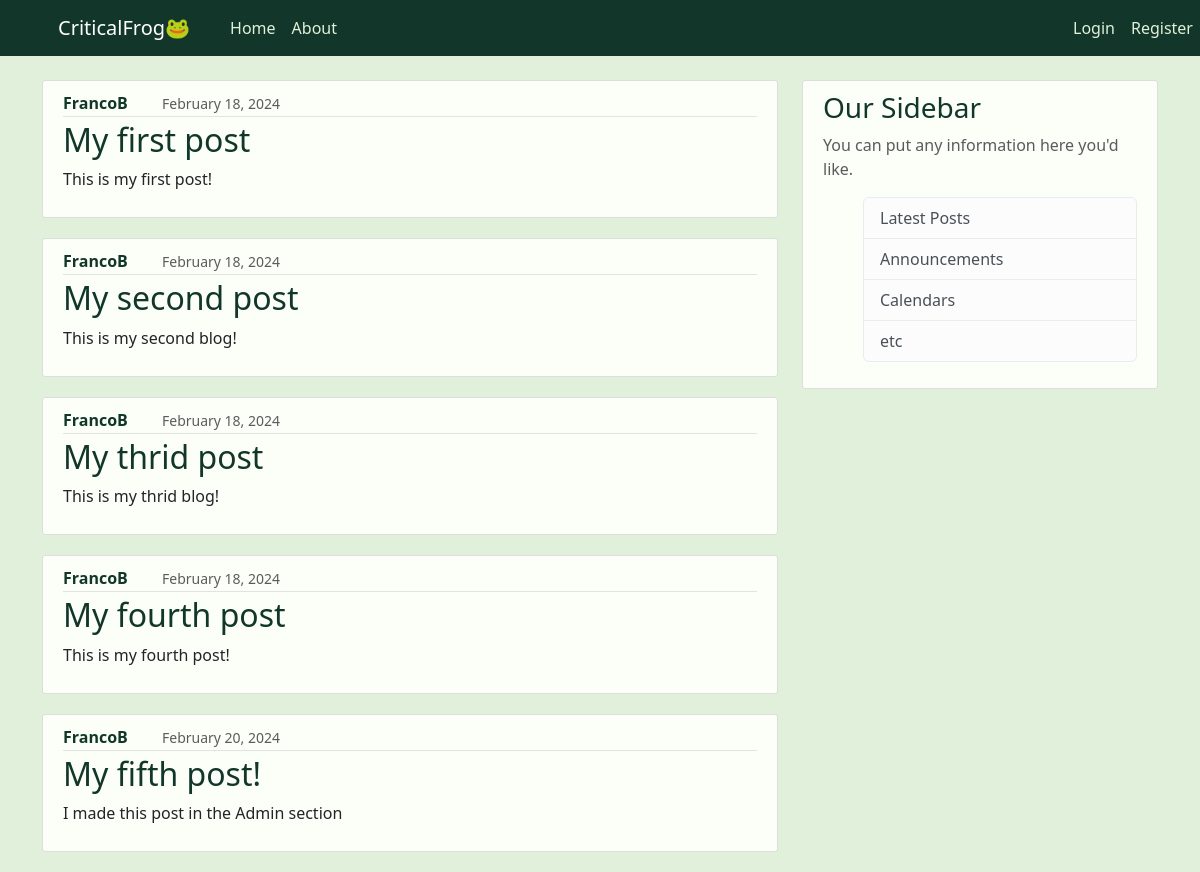
The app's page /, older data.
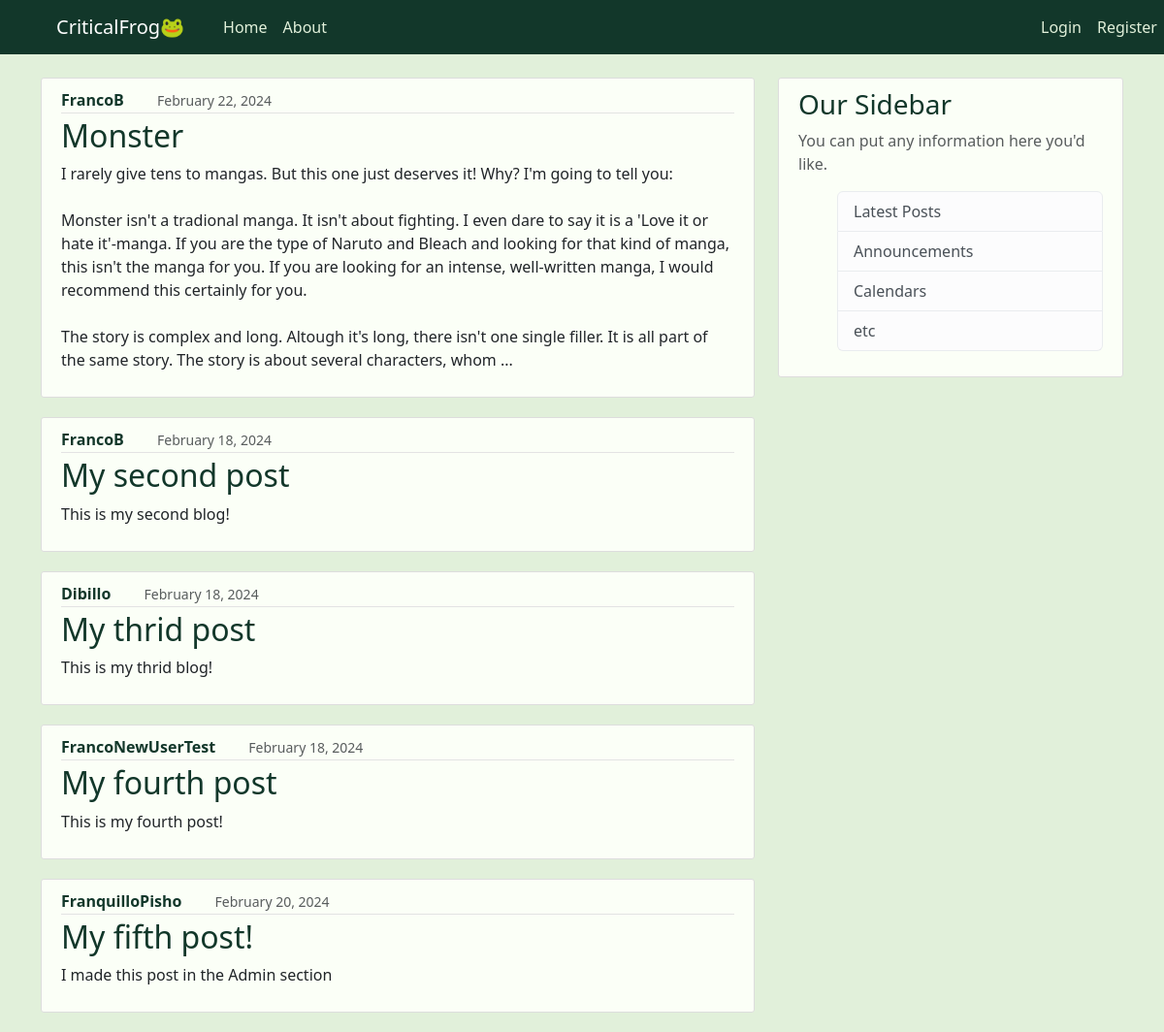
The same page, newer data.
### blog/models.py (models this page shows, shortened)
class Post(models.Model):
    title = models.CharField(max_length=100)
    content = models.TextField()
    date_posted = models.DateTimeField(default=timezone.now) #no ()
    author = models.ForeignKey(User, on_delete=models.CASCADE)

### blog/views.py (the view)
# urls.py: path('', views.home, name='blog-home'),
def home(request):
    context = {
        'posts': Post.objects.all()
    }
    return render(request, 'blog/home.html', context)

### blog/templates/blog/home.html
{% extends "blog/base.html" %}
{% block content %}
    {% for post in posts %}
        <article class="media content-section">
            <div class="media-body">
            <div class="article-metadata">
                <a class="mr-3 post-author" href="#">{{ post.author }}</a>
                <small class="text-muted">{{ post.date_posted|date:"F d, Y"}}</small>
            </div>
            <h2><a class="article-title" href="#">{{ post.title }}</a></h2>
            <p class="article-content">{{ post.content }}</p>
            </div>
        </article>
    {% endfor %}
{% endblock content%}

Row changes from the older to the newer data that the page shows:
changed Post: date_posted "February 18, 2024" → "February 22, 2024"; title "My first post" → "Monster"; content "This is my first post!" → "I rarely give tens to mangas. But this one just deserves it! Why? I'm going to tell you: Monster isn't a tradional manga. It isn't about fighting. I even dare to say it is a 'Love it or hate it'-manga. If you are the type of Naruto and Bleach and looking for that kind of manga, this isn't the manga for you. If you are looking for an intense, well-written manga, I would recommend this certainly for you. The story is complex and long. Altough it's long, there isn't one single filler. It is all part of the same story. The story is about several characters, whom ..."
changed Post "My thrid post": author "FrancoB" → "Dibillo"
changed Post "My fourth post": author "FrancoB" → "FrancoNewUserTest"
changed Post "My fifth post!": author "FrancoB" → "FranquilloPisho"
